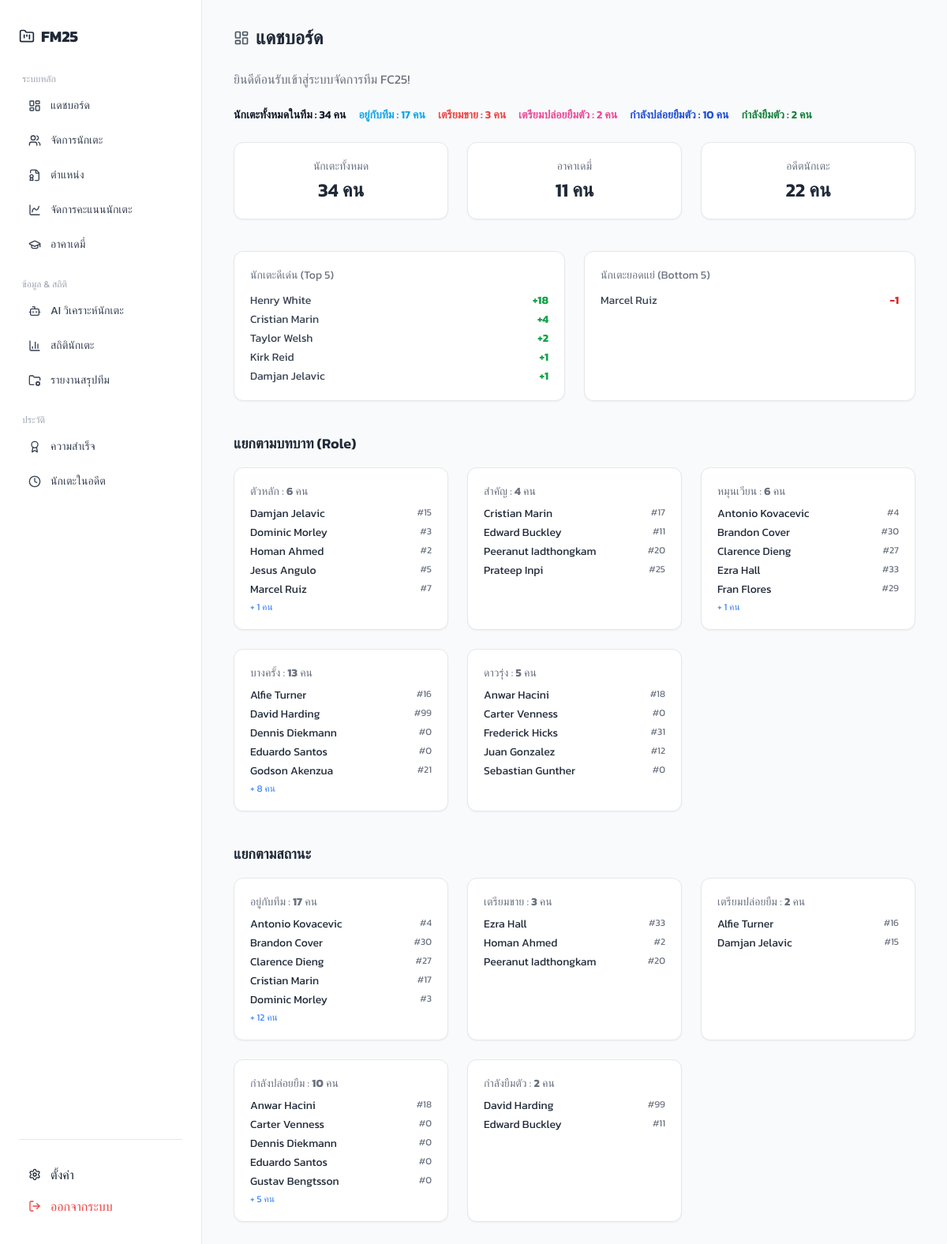
/pages/dashboard.php (signed in), run on the app's committed database.
### tables this page shows
CREATE TABLE `players` (
  `player_id` int(11) NOT NULL,
  `user_id` int(11) NOT NULL,
  `name` varchar(100) NOT NULL,
  `role` enum('crucial','important','rotation','sporadic','prospect') DEFAULT NULL,
  `position` enum('st','cf','lw','rw','lm','rm','cam','cm','cdm','cb','lb','rb','gk') DEFAULT NULL,
  `jersey_number` int(11) DEFAULT NULL,
  `status` enum('no','sell','for_loan','on_loan','in_loan') DEFAULT 'no',
  `injured` int(11) NOT NULL DEFAULT 0,
  `injured_count` int(11) DEFAULT 0,
  `performance_score` int(11) NOT NULL DEFAULT 0,
  `score_change` enum('increase','decrease','neutral') DEFAULT 'neutral',
  `change_count` int(11) DEFAULT 0
);

### pages/dashboard.php (the view, shortened to what this page needs)
<?php
include "../includes/db_config.php";
$user_id = $_SESSION['user_id'];
$status_counts = [
    'sell' => 0,
    'for_loan' => 0,
    'on_loan' => 0,
    'in_loan' => 0,
    'no' => 0
];
$status_display = [
    'no' => 'อยู่กับทีม ',
    'sell' => 'เตรียมขาย ',
    'for_loan' => 'เตรียมปล่อยยืม ',
    'on_loan' => 'กำลังปล่อยยืม ',
    'in_loan' => 'กำลังยืมตัว '
];
$stmt_players = $conn->prepare("SELECT * FROM players WHERE user_id = ?");
$stmt_players->execute([$user_id]);
$players = $stmt_players->fetchAll();
$total_players = count($players);
foreach ($players as $p) {
    if (!empty($p['status']) && isset($status_counts[$p['status']])) {
        $status_counts[$p['status']]++;
    }
}
$stmt_academy = $conn->prepare("SELECT COUNT(*) FROM academy_players WHERE user_id = ?");
$stmt_academy->execute([$user_id]);
$total_academy = $stmt_academy->fetchColumn();
$stmt_former = $conn->prepare("SELECT COUNT(*) FROM former_players WHERE user_id = ?");
$stmt_former->execute([$user_id]);
$total_former = $stmt_former->fetchColumn();
$roles = ['crucial', 'important', 'rotation', 'sporadic', 'prospect'];
$role_display = [
    'crucial' => 'ตัวหลัก ',
    'important' => 'สำคัญ ',
    'rotation' => 'หมุนเวียน ',
    'sporadic' => 'บางครั้ง ',
    'prospect' => 'ดาวรุ่ง '
];
$players_by_role = [];
foreach ($roles as $role) {
    $filtered = array_filter($players, fn($p) => $p['role'] === $role);
    usort($filtered, fn($a, $b) => strcmp($a['name'], $b['name']));
    $players_by_role[$role] = [
        'count' => count($filtered),
        'players' => array_slice($filtered, 0, 5)
    ];
}
$top_performers = array_filter($players, fn($p) => $p['score_change'] === 'increase' && $p['change_count'] > 0);
usort($top_performers, fn($a, $b) => $b['change_count'] <=> $a['change_count']);
$top_performers = array_slice($top_performers, 0, 5);
$bottom_performers = array_filter($players, fn($p) => $p['score_change'] === 'decrease' && $p['change_count'] > 0);
usort($bottom_performers, fn($a, $b) => $b['change_count'] <=> $a['change_count']);
$bottom_performers = array_slice($bottom_performers, 0, 5);
$players_by_status = [];
foreach ($status_display as $status => $label) {
    $filtered = array_filter($players, fn($p) => $p['status'] === $status);
    usort($filtered, fn($a, $b) => strcmp($a['name'], $b['name']));
    $players_by_status[$status] = [
        'count' => count($filtered),
        'players' => array_slice($filtered, 0, 5)
    ];
}
?>
<!DOCTYPE html>
<html lang="th">
<head>
    <script src="https://cdn.tailwindcss.com"></script>
</head>
<body class="bg-gray-50 text-gray-800">
    <div class="flex h-screen">
        <?php include '../includes/navbar.php'; ?>
        <main class="flex-1 px-10 py-8 overflow-y-auto">
            <h1 class="text-2xl font-semibold flex items-center gap-2 mb-6">
                <i data-lucide="layout-dashboard" class="w-5 h-5 text-gray-600"></i>
                แดชบอร์ด
            </h1>
            <p class="text-gray-500 mb-6">ยินดีต้อนรับเข้าสู่ระบบจัดการทีม FC25!</p>
            <div class="text-sm text-gray-900 mb-6 flex flex-wrap gap-x-4 gap-y-2 font-semibold">
                <span class="text-gray-900">นักเตะทั้งหมดในทีม : <?= $total_players ?> คน</span>
                <span class="text-sky-500">อยู่กับทีม : <?= $status_counts['no'] ?> คน</span>
                <span class="text-red-500">เตรียมขาย : <?= $status_counts['sell'] ?> คน</span>
                <span class="text-pink-500">เตรียมปล่อยยืมตัว : <?= $status_counts['for_loan'] ?> คน</span>
                <span class="text-blue-700">กำลังปล่อยยืมตัว : <?= $status_counts['on_loan'] ?> คน</span>
                <span class="text-green-700">กำลังยืมตัว : <?= $status_counts['in_loan'] ?> คน</span>
            </div>
            <div class="grid grid-cols-1 md:grid-cols-2 lg:grid-cols-3 gap-6 mb-10">
                <div class="bg-white border rounded-xl shadow-sm p-5 text-center">
                    <p class="text-sm text-gray-500">นักเตะทั้งหมด</p>
                    <p class="text-2xl font-semibold mt-1"><?= $total_players ?> คน</p>
                </div>
                <div class="bg-white border rounded-xl shadow-sm p-5 text-center">
                    <p class="text-sm text-gray-500">อาคาเดมี่</p>
                    <p class="text-2xl font-semibold mt-1"><?= $total_academy ?> คน</p>
                </div>
                <div class="bg-white border rounded-xl shadow-sm p-5 text-center">
                    <p class="text-sm text-gray-500">อดีตนักเตะ</p>
                    <p class="text-2xl font-semibold mt-1"><?= $total_former ?> คน</p>
                </div>
            </div>
            <div class="grid grid-cols-1 md:grid-cols-2 gap-6 mb-10">
                <div class="bg-white border rounded-xl shadow-sm p-5">
                    <p class="text-sm text-gray-500 mb-3">นักเตะดีเด่น (Top 5)</p>
                    <ul class="text-sm text-gray-700 space-y-1">
                        <?php foreach ($top_performers as $p): ?>
                            <li class="flex justify-between">
                                <span><?= htmlspecialchars($p['name']) ?></span>
                                <span class="font-bold text-green-600">+<?= $p['change_count'] ?></span>
                            </li>
                        <?php endforeach; ?>
                    </ul>
                </div>
                <div class="bg-white border rounded-xl shadow-sm p-5">
                    <p class="text-sm text-gray-500 mb-3">นักเตะยอดแย่ (Bottom 5)</p>
                    <ul class="text-sm text-gray-700 space-y-1">
                        <?php foreach ($bottom_performers as $p): ?>
                            <li class="flex justify-between">
                                <span><?= htmlspecialchars($p['name']) ?></span>
                                <span class="font-bold text-red-600">-<?= $p['change_count'] ?></span>
                            </li>
                        <?php endforeach; ?>
                    </ul>
                </div>
            </div>
            <h2 class="text-lg font-semibold mb-4 mt-8">แยกตามบทบาท (Role)</h2>
            <div class="grid grid-cols-1 sm:grid-cols-2 lg:grid-cols-3 xl:grid-cols-5 gap-6">
                <?php foreach ($roles as $role): ?>
                    <div class="bg-white border rounded-xl shadow-sm p-5">
                        <p class="text-sm text-gray-500 mb-1">
                            <?= $role_display[$role] ?>: <span class="font-bold"><?= $players_by_role[$role]['count'] ?></span> คน
                        </p>
                        <ul class="text-sm text-gray-800 mt-2 space-y-1">
                            <?php foreach ($players_by_role[$role]['players'] as $p): ?>
                                <li class="flex justify-between">
                                    <span><?= htmlspecialchars($p['name']) ?></span>
                                    <span class="text-xs text-gray-500">#<?= $p['jersey_number'] ?? '-' ?></span>
                                </li>
                            <?php endforeach; ?>
                            <?php if ($players_by_role[$role]['count'] > 5): ?>
                                <li class="text-xs text-blue-500 mt-1">+ <?= $players_by_role[$role]['count'] - 5 ?> คน</li>
                            <?php endif; ?>
                        </ul>
                    </div>
                <?php endforeach; ?>
            </div>
            <h2 class="text-lg font-semibold mb-4 mt-10">แยกตามสถานะ</h2>
            <div class="grid grid-cols-1 sm:grid-cols-2 lg:grid-cols-3 xl:grid-cols-5 gap-6">
                <?php foreach ($status_display as $status => $label): ?>
                    <div class="bg-white border rounded-xl shadow-sm p-5">
                        <p class="text-sm text-gray-500 mb-1"><?= $label ?>: <span class="font-bold"><?= $players_by_status[$status]['count'] ?></span> คน</p>
                        <ul class="text-sm text-gray-800 mt-2 space-y-1">
                            <?php foreach ($players_by_status[$status]['players'] as $p): ?>
                                <li class="flex justify-between">
                                    <span><?= htmlspecialchars($p['name']) ?></span>
                                    <span class="text-xs text-gray-500">#<?= $p['jersey_number'] ?? '-' ?></span>
                                </li>
                            <?php endforeach; ?>
                            <?php if ($players_by_status[$status]['count'] > 5): ?>
                                <li class="text-xs text-blue-500 mt-1">+ <?= $players_by_status[$status]['count'] - 5 ?> คน</li>
                            <?php endif; ?>
                        </ul>
                    </div>
                <?php endforeach; ?>
            </div>
        </main>
    </div>
</body>
</html>

### pages/dashboard.php (style rules this page uses)
body { font-family: 'Kanit', sans-serif; }

### data on the page
players: name "Henry White", change_count "18"
players: name "Cristian Marin", change_count "4", jersey_number "17"
players: name "Taylor Welsh", change_count "2"
players: name "Kirk Reid", change_count "1"
players: name "Damjan Jelavic", change_count "1", jersey_number "15"
players: name "Marcel Ruiz", change_count "1", jersey_number "7"
players: name "Dominic Morley", jersey_number "3"
players: name "Homan Ahmed", jersey_number "2"
players: name "Jesus Angulo", jersey_number "5"
players: name "Edward Buckley", jersey_number "11"
players: name "Peeranut Iadthongkam", jersey_number "20"
players: name "Prateep Inpi", jersey_number "25"
players: name "Antonio Kovacevic", jersey_number "4"
players: name "Brandon Cover", jersey_number "30"
players: name "Clarence Dieng", jersey_number "27"
players: name "Ezra Hall", jersey_number "33"
players: name "Fran Flores", jersey_number "29"
players: name "Alfie Turner", jersey_number "16"
players: name "David Harding", jersey_number "99"
players: name "Dennis Diekmann", jersey_number "0"
players: name "Eduardo Santos", jersey_number "0"
players: name "Godson Akenzua", jersey_number "21"
players: name "Anwar Hacini", jersey_number "18"
players: name "Carter Venness", jersey_number "0"
players: name "Frederick Hicks", jersey_number "31"
players: name "Juan Gonzalez", jersey_number "12"
players: name "Sebastian Gunther", jersey_number "0"
players: name "Gustav Bengtsson", jersey_number "0"

### other printed values
$total_players "34"
$status_counts['no'] "17"
$status_counts['sell'] "3"
$status_counts['for_loan'] "2"
$status_counts['on_loan'] "10"
$status_counts['in_loan'] "2"
$total_academy "11"
$total_former "22"
$role_display[$role] "ตัวหลัก"
$players_by_role[$role]['count'] "6"
$players_by_role[$role]['count'] - 5 "1"
$role_display[$role] "สำคัญ"
$players_by_role[$role]['count'] "4"
$role_display[$role] "หมุนเวียน"
$role_display[$role] "บางครั้ง"
